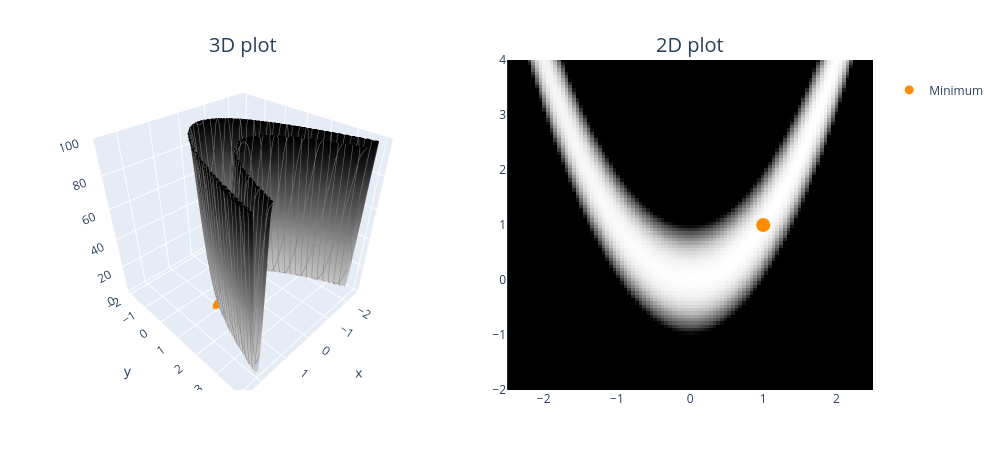

Notebook code cell kept with this figure:
### Code cell
def rosenbrocks_banana_func(x: Tensor, y: Tensor, a=1, b=100) -> Tensor:
    """
    This function has a global minimum at `(a, a)` so in this case `(1, 1)`. It's characterized by a long, narrow,
    parabolic valley (parameterized by `y = x**2`). Various gradient descent methods have trouble navigating this
    valley because they often oscillate unstably (gradients from the `b`-term dwarf the gradients from the `a`-term).

    See more on this function: https://en.wikipedia.org/wiki/Rosenbrock_function.
    """
    return (a - x) ** 2 + b * (y - x**2) ** 2 + 1


plot_fn(rosenbrocks_banana_func, x_range=(-2.5, 2.5), y_range=(-2, 4), z_range=(0, 100), min_points=[(1, 1)])

### Figure 1 — Plotly figure (JSON) as saved in the notebook; plotly's stock layout.template omitted (floating-point values rounded to 4 significant figures; data arrays with more than 128 entries replaced by an {"elided": "..."} marker saying what was removed)
{"data": [{"colorscale": [[0, "rgb(255,255,255)"], [0.125, "rgb(240,240,240)"], [0.25, "rgb(217,217,217)"], [0.375, "rgb(189,189,189)"], [0.5, "rgb(150,150,150)"], [0.625, "rgb(115,115,115)"], [0.75, "rgb(82,82,82)"], [0.875, "rgb(37,37,37)"], [1, "rgb(0,0,0)"]], "contours": {"x": {"color": "grey", "end": 2.5, "show": true, "size": 0.2, "start": -2.5}, "y": {"color": "grey", "end": 4, "show": true, "size": 0.2, "start": -2}}, "hovertemplate": "<b>x</b> = %{x:.2f}<br><b>y</b> = %{y:.2f}<br><b>z</b> = %{z:.2f}</b>", "scene": "scene", "showscale": false, "type": "surface", "x": [-2.5, -2.449, -2.399, -2.348, -2.298, -2.247, -2.197, -2.146, -2.096, -2.045, -1.995, -1.944, -1.894, -1.843, -1.793, -1.742, -1.692, -1.641, -1.591, -1.54, -1.49, -1.439, -1.389, -1.338, -1.288, -1.237, -1.187, -1.136, -1.086, -1.035, -0.9848, -0.9343, -0.8838, -0.8333, -0.7828, -0.7323, -0.6818, -0.6313, -0.5808, -0.5303, -0.4798, -0.4293, -0.3788, -0.3283, -0.2778, -0.2273, -0.1768, -0.1263, -0.07576, -0.02525, 0.02525, 0.07576, 0.1263, 0.1768, 0.2273, 0.2778, 0.3283, 0.3788, 0.4293, 0.4798, 0.5303, 0.5808, 0.6313, 0.6818, 0.7323, 0.7828, 0.8333, 0.8838, 0.9343, 0.9848, 1.035, 1.086, 1.136, 1.187, 1.237, 1.288, 1.338, 1.389, 1.439, 1.49, 1.54, 1.591, 1.641, 1.692, 1.742, 1.793, 1.843, 1.894, 1.944, 1.995, 2.045, 2.096, 2.146, 2.197, 2.247, 2.298, 2.348, 2.399, 2.449, 2.5], "y": [-2.0, -1.939, -1.879, -1.818, -1.758, -1.697, -1.636, -1.576, -1.515, -1.455, -1.394, -1.333, -1.273, -1.212, -1.152, -1.091, -1.03, -0.9697, -0.9091, -0.8485, -0.7879, -0.7273, -0.6667, -0.6061, -0.5455, -0.4848, -0.4242, -0.3636, -0.303, -0.2424, -0.1818, -0.1212, -0.06061, 0.0, 0.06061, 0.1212, 0.1818, 0.2424, 0.303, 0.3636, 0.4242, 0.4848, 0.5455, 0.6061, 0.6667, 0.7273, 0.7879, 0.8485, 0.9091, 0.9697, 1.03, 1.091, 1.152, 1.212, 1.273, 1.333, 1.394, 1.455, 1.515, 1.576, 1.636, 1.697, 1.758, 1.818, 1.879, 1.939, 2.0, 2.061, 2.121, 2.182, 2.242, 2.303, 2.364, 2.424, 2.485, 2.545, 2.606, 2.667, 2.727, 2.788, 2.848, 2.909, 2.97, 3.03, 3.091, 3.152, 3.212, 3.273, 3.333, 3.394, 3.455, 3.515, 3.576, 3.636, 3.697, 3.758, 3.818, 3.879, 3.939, 4.0], "z": {"elided": "100x100 float values"}}, {"colorscale": [[0, "rgb(255,255,255)"], [0.125, "rgb(240,240,240)"], [0.25, "rgb(217,217,217)"], [0.375, "rgb(189,189,189)"], [0.5, "rgb(150,150,150)"], [0.625, "rgb(115,115,115)"], [0.75, "rgb(82,82,82)"], [0.875, "rgb(37,37,37)"], [1, "rgb(0,0,0)"]], "customdata": {"elided": "100x100 float values"}, "hovertemplate": "<b>x</b> = %{x:.2f}<br><b>y</b> = %{y:.2f}<br><b>z</b> = %{customdata:.2f}</b>", "showscale": false, "type": "heatmap", "x": [-2.5, -2.449, -2.399, -2.348, -2.298, -2.247, -2.197, -2.146, -2.096, -2.045, -1.995, -1.944, -1.894, -1.843, -1.793, -1.742, -1.692, -1.641, -1.591, -1.54, -1.49, -1.439, -1.389, -1.338, -1.288, -1.237, -1.187, -1.136, -1.086, -1.035, -0.9848, -0.9343, -0.8838, -0.8333, -0.7828, -0.7323, -0.6818, -0.6313, -0.5808, -0.5303, -0.4798, -0.4293, -0.3788, -0.3283, -0.2778, -0.2273, -0.1768, -0.1263, -0.07576, -0.02525, 0.02525, 0.07576, 0.1263, 0.1768, 0.2273, 0.2778, 0.3283, 0.3788, 0.4293, 0.4798, 0.5303, 0.5808, 0.6313, 0.6818, 0.7323, 0.7828, 0.8333, 0.8838, 0.9343, 0.9848, 1.035, 1.086, 1.136, 1.187, 1.237, 1.288, 1.338, 1.389, 1.439, 1.49, 1.54, 1.591, 1.641, 1.692, 1.742, 1.793, 1.843, 1.894, 1.944, 1.995, 2.045, 2.096, 2.146, 2.197, 2.247, 2.298, 2.348, 2.399, 2.449, 2.5], "xaxis": "x", "y": [-2.0, -1.939, -1.879, -1.818, -1.758, -1.697, -1.636, -1.576, -1.515, -1.455, -1.394, -1.333, -1.273, -1.212, -1.152, -1.091, -1.03, -0.9697, -0.9091, -0.8485, -0.7879, -0.7273, -0.6667, -0.6061, -0.5455, -0.4848, -0.4242, -0.3636, -0.303, -0.2424, -0.1818, -0.1212, -0.06061, 0.0, 0.06061, 0.1212, 0.1818, 0.2424, 0.303, 0.3636, 0.4242, 0.4848, 0.5455, 0.6061, 0.6667, 0.7273, 0.7879, 0.8485, 0.9091, 0.9697, 1.03, 1.091, 1.152, 1.212, 1.273, 1.333, 1.394, 1.455, 1.515, 1.576, 1.636, 1.697, 1.758, 1.818, 1.879, 1.939, 2.0, 2.061, 2.121, 2.182, 2.242, 2.303, 2.364, 2.424, 2.485, 2.545, 2.606, 2.667, 2.727, 2.788, 2.848, 2.909, 2.97, 3.03, 3.091, 3.152, 3.212, 3.273, 3.333, 3.394, 3.455, 3.515, 3.576, 3.636, 3.697, 3.758, 3.818, 3.879, 3.939, 4.0], "yaxis": "y", "z": {"elided": "100x100 float values"}}, {"marker": {"color": "darkorange", "size": 9}, "mode": "markers", "name": "<br>Minimum<br>", "showlegend": true, "type": "scatter3d", "x": [1], "y": [1], "z": [1]}, {"marker": {"color": "darkorange", "size": 14}, "mode": "markers", "showlegend": false, "type": "scatter", "x": [1], "y": [1]}], "layout": {"annotations": [{"font": {"size": 20}, "showarrow": false, "text": "3D plot", "x": 0.225, "xanchor": "center", "xref": "paper", "y": 1, "yanchor": "bottom", "yref": "paper"}, {"font": {"size": 20}, "showarrow": false, "text": "2D plot", "x": 0.775, "xanchor": "center", "xref": "paper", "y": 1, "yanchor": "bottom", "yref": "paper"}], "height": 450, "margin": {"b": 60, "l": 60, "r": 60, "t": 60}, "scene": {"aspectmode": "cube", "domain": {"x": [0, 0.45], "y": [0, 1]}, "zaxis": {"range": [0, 100]}}, "title": {"font": {"size": 40}}, "width": 1000, "xaxis": {"anchor": "y", "domain": [0.55, 1], "range": [-2.5, 2.5]}, "yaxis": {"anchor": "x", "domain": [0, 1], "range": [-2, 4]}}}
